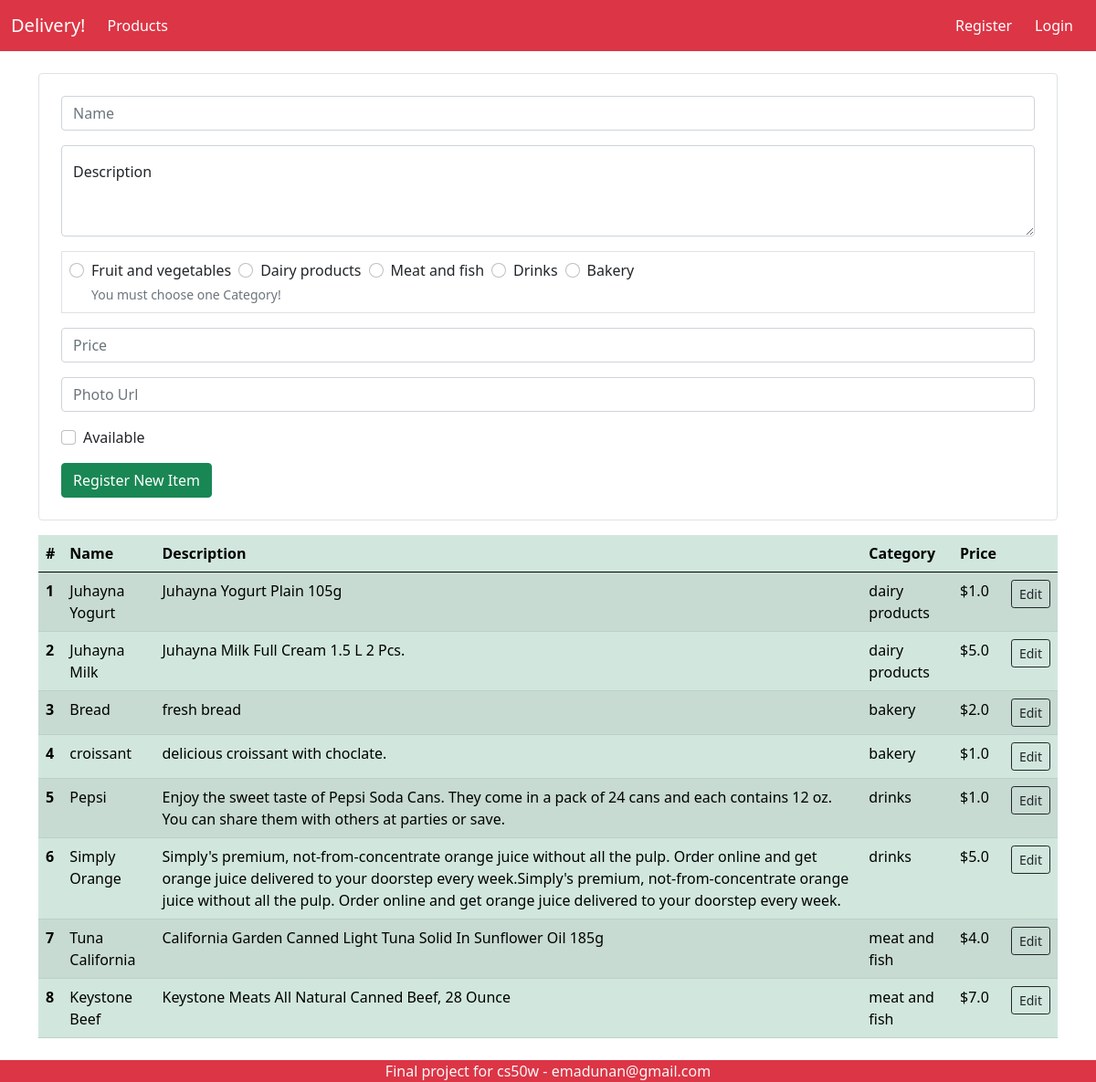
The app's page /dataentry, older data.
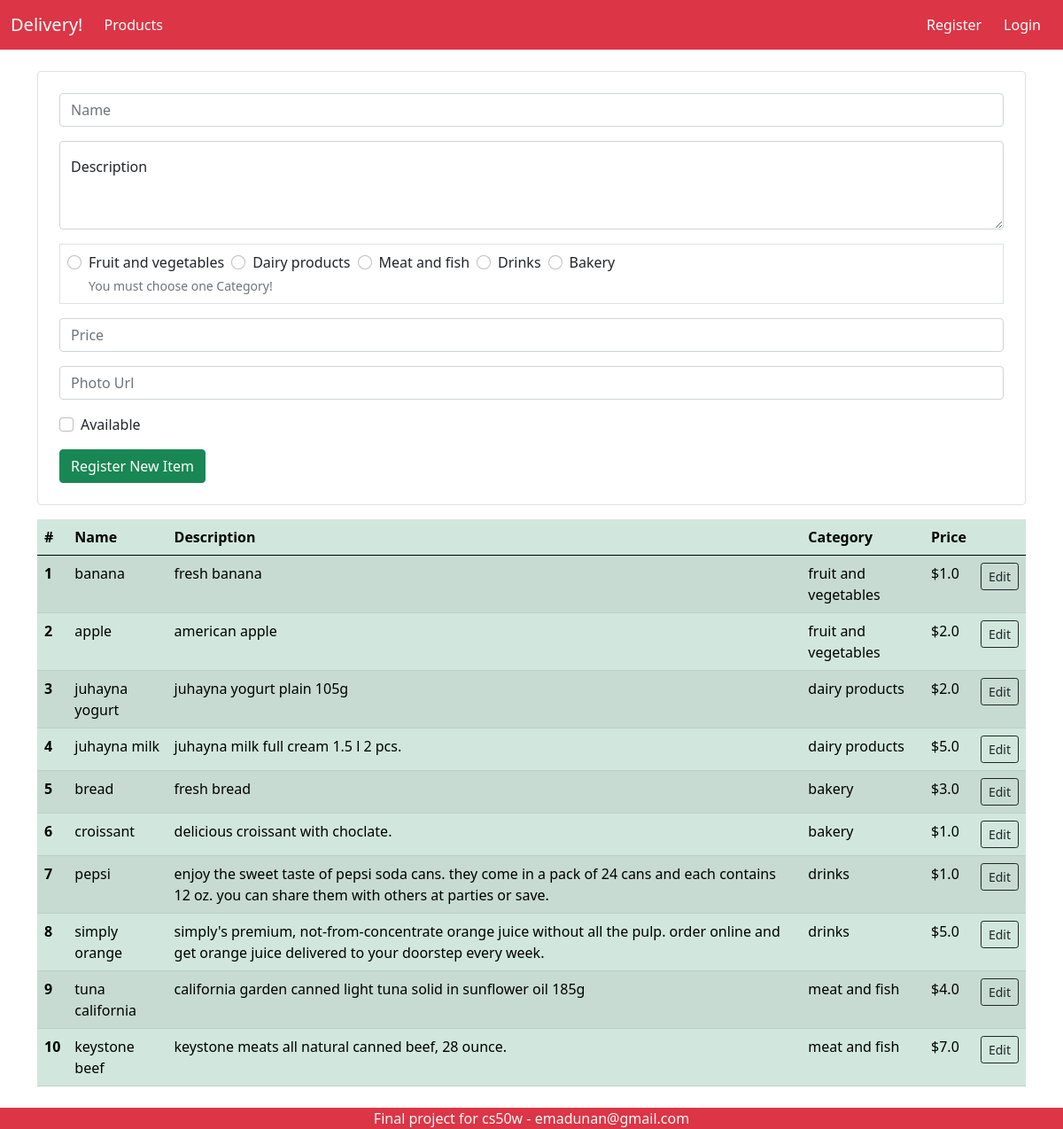
The same page, newer data.
### delivery/models.py (models this page shows, shortened)
class Item(models.Model):
    name = models.CharField(max_length=255)
    description = models.TextField(max_length=1000)
    category = models.CharField(max_length=50)
    price = models.FloatField()
    photo_url = models.TextField()
    availability = models.BooleanField(default=True)
    created_at = models.DateTimeField(default=timezone.now)
    class Meta:
        constraints = [
            models.UniqueConstraint(name='unique_name', fields=['name'])
        ]

### delivery/views.py (the view)
# urls.py: path('dataentry', views.data_entry, name="dataentry"),
def data_entry(request):
    if request.method == "POST":
        name = request.POST["name"]
        description = request.POST["description"]
        category = request.POST.get("category")
        price = request.POST["price"]
        photoUrl = request.POST["photoUrl"]
        availability = request.POST.get("availability", "unavailable") == "available"
        if name == '' or description == '' or category == None or price == '' or photoUrl == '':
            return render(request, "delivery/dataentry.html", {
                "message": "Invalid Input value, fill all input fields and try again."
            })
        try:
            item = Item.objects.create(
                name=name.lower(),
                description=description.lower(),
                category=category,
                price=price,
                photo_url=photoUrl,
                availability=availability)
            item.save()
        except IntegrityError:
            return render(request, "delivery/dataentry.html", {
                "message": "This item is already registered."
            })
        return HttpResponseRedirect(reverse("dataentry"))
    else:
        items = Item.objects.all().order_by('-created_at')
        return render(request, "delivery/dataentry.html", {
            "items": items
        })

### delivery/templatetags/delivery_extras.py (called while the page is built)
@register.filter(name='has_group')
def has_group(user, group_name):
    group = Group.objects.get(name=group_name)
    return True if group in user.groups.all() else False

### delivery/templates/delivery/dataentry.html (shortened to what this page needs)
{% extends 'delivery/layout.html' %}
{% block body %}
<div id="register-items__section" class="p-4 border rounded">
    <form action="{% url 'dataentry' %}" method="POST">
        <div class="mb-3">
            <input type="text" class="form-control" id="InputItemName" name="name" placeholder="Name">
        </div>
        <div class="form-floating mb-3">
            <textarea class="form-control" placeholder="Leave a comment here" id="InputItemDescription"
                name="description" style="height: 100px"></textarea>
            <label for="InputItemDescription">Description</label>
        </div>
        <div id="categories__container" class="mb-3 p-2 border">
            <div id="categories-input__radios">
                <div class="form-check me-2">
                    <input class="form-check-input" type="radio" name="category" value="fruit and vegetables"
                        id="InputItemCategory1">
                    <label class="form-check-label" for="InputItemCategory1">
                        Fruit and vegetables
                    </label>
                </div>
                <div class="form-check me-2">
                    <input class="form-check-input" type="radio" name="category" value="dairy products"
                        id="InputItemCategory2">
                    <label class="form-check-label" for="InputItemCategory2">
                        Dairy products
                    </label>
                </div>
                <div class="form-check me-2">
                    <input class="form-check-input" type="radio" name="category" value="meat and fish"
                        id="InputItemCategory3">
                    <label class="form-check-label" for="InputItemCategory3">
                        Meat and fish
                    </label>
                </div>
                <div class="form-check me-2">
                    <input class="form-check-input" type="radio" name="category" value="drinks" id="InputItemCategory4">
                    <label class="form-check-label" for="InputItemCategory4">
                        Drinks
                    </label>
                </div>
                <div class="form-check me-2">
                    <input class="form-check-input" type="radio" name="category" value="bakery" id="InputItemCategory5">
                    <label class="form-check-label" for="InputItemCategory5">
                        Bakery
                    </label>
                </div>
            </div>
            <small id="category-choose__hint" class="ms-4">You must choose one Category!</small>
        </div>
        <div class="mb-3">
            <input type="number" class="form-control" id="InputItemPrice" name="price" placeholder="Price">
        </div>
        <div class="mb-3">
            <input type="text" class="form-control" id="InputItemPhotoUrl" name="photoUrl" placeholder="Photo Url">
        </div>
        <div class="mb-3 form-check">
            <input type="checkbox" name="availability" value="available" class="form-check-input"
                id="InputItemAvailability">
            <label class="form-check-label" for="InputItemAvailability">Available</label>
        </div>
        <button type="submit" class="btn btn-success">Register New Item</button>
    </form>
</div>
<div id="preview-items__section" class="mt-3">
    <table class="table table-success table-striped">
        <thead>
            <tr>
                <th scope="col">#</th>
                <th scope="col">Name</th>
                <th scope="col">Description</th>
                <th scope="col">Category</th>
                <th scope="col">Price</th>
                <th scope="col"></th>
            </tr>
        </thead>
        <tbody>
            {% for item in items %}
            <tr>
                <th scope="row">{{forloop.counter}}</th>
                <td>{{item.name}}</td>
                <td>{{item.description}}</td>
                <td>{{item.category}}</td>
                <td>${{item.price}}</td>
                <td><button class="btn btn-outline-dark btn-sm edit-item__btn">Edit</button></td>
            </tr>
            {% endfor %}
        </tbody>
    </table>
</div>
{% endblock %}

### delivery/templates/delivery/layout.html (shortened to what this page needs)
{% load static %}
{% load delivery_extras %}
<!DOCTYPE html>
<html lang="en">
<head>
    <link href="https://cdn.jsdelivr.net/npm/bootstrap@5.0.0-beta3/dist/css/bootstrap.min.css" rel="stylesheet"
>
    <link rel="stylesheet" href="{% static 'delivery/style.css' %}">
</head>
<body>
    <header>
        <nav class="navbar navbar-expand-lg navbar-dark bg-danger">
            <div class="container-fluid">
                <a class="navbar-brand" href="#">Delivery!</a>
                <div class="collapse navbar-collapse" id="navbarSupportedContent">
                    <ul class="navbar-nav me-auto mb-2 mb-lg-0">
                        {% if not user.is_authenticated or request.user|has_group:"customer" %}
                        <li class="nav-item">
                            <a class="nav-link active" aria-current="page" href="{% url 'index' %}">Products</a>
                        </li>
                        {% endif %}
                    </ul>
                    {% if  user.is_authenticated%}
                    <div class="btn-group">
                        <button type="button" class="btn btn-danger dropdown-toggle" data-bs-toggle="dropdown" aria-expanded="false">
                          Welcome {{user.username}}
                        </button>
                        <ul class="dropdown-menu dropdown-menu-end">
                          <li><a class="dropdown-item" href="{% url 'editprofile' %}">Edit profile</a></li>
                          <li><a class="dropdown-item" href="{% url 'resetpwd' %}">Reset password</a></li>
                          <li><hr class="dropdown-divider"></li>
                          <li><a class="dropdown-item" href="{% url 'logout' %}">logout</a></li>
                        </ul>
                    </div>
                    {% else %}
                    <div class="btn-group">
                        <a class="btn btn-danger" href="{% url 'register' %}">Register</a>
                        <a class="btn btn-danger" href="{% url 'login' %}">Login</a>
                    </div>
                    {% endif %}
                </div>
            </div>
        </nav>
    </header>
    <main class="mt-4">
        <div class="container">
            {% block body %}
            {% endblock %}
        </div>
    </main>
    <footer class="bg-danger text-center text-light">
        Final project for cs50w - emadunan@gmail.com
    </footer>
</body>
</html>

### delivery/static/delivery/style.css (style rules this page uses)
footer { width: 100%; position: fixed; left: 0; bottom: 0; }
main { margin-bottom: 3rem; }
#categories-input__radios { display: flex; flex-wrap: wrap; }
#category-choose__hint { color: #6c757d; }

Row changes from the older to the newer data that the page shows:
added Item: name "banana", description "fresh banana", category "fruit and vegetables", price "1.0"
added Item: name "apple", description "american apple", category "fruit and vegetables", price "2.0"
changed Item: name "Juhayna Yogurt" → "juhayna yogurt"; description "Juhayna Yogurt Plain 105g" → "juhayna yogurt plain 105g"; price "1.0" → "2.0"
changed Item: name "Juhayna Milk" → "juhayna milk"; description "Juhayna Milk Full Cream 1.5 L 2 Pcs." → "juhayna milk full cream 1.5 l 2 pcs."
changed Item "fresh bread": name "Bread" → "bread"; price "2.0" → "3.0"
changed Item: name "Pepsi" → "pepsi"; description "Enjoy the sweet taste of Pepsi Soda Cans. They come in a pack of 24 cans and each contains 12 oz. You can share them with others at parties or save." → "enjoy the sweet taste of pepsi soda cans. they come in a pack of 24 cans and each contains 12 oz. you can share them with others at parties or save."
changed Item: name "Simply Orange" → "simply orange"; description "Simply's premium, not-from-concentrate orange juice without all the pulp. Order online and get orange juice delivered to your doorstep every week.Simply's premium, not-from-concentrate orange juice without all the pulp. Order online and get orange…" → "simply's premium, not-from-concentrate orange juice without all the pulp. order online and get orange juice delivered to your doorstep every week."
changed Item: name "Tuna California" → "tuna california"; description "California Garden Canned Light Tuna Solid In Sunflower Oil 185g" → "california garden canned light tuna solid in sunflower oil 185g"
changed Item: name "Keystone Beef" → "keystone beef"; description "Keystone Meats All Natural Canned Beef, 28 Ounce" → "keystone meats all natural canned beef, 28 ounce."
